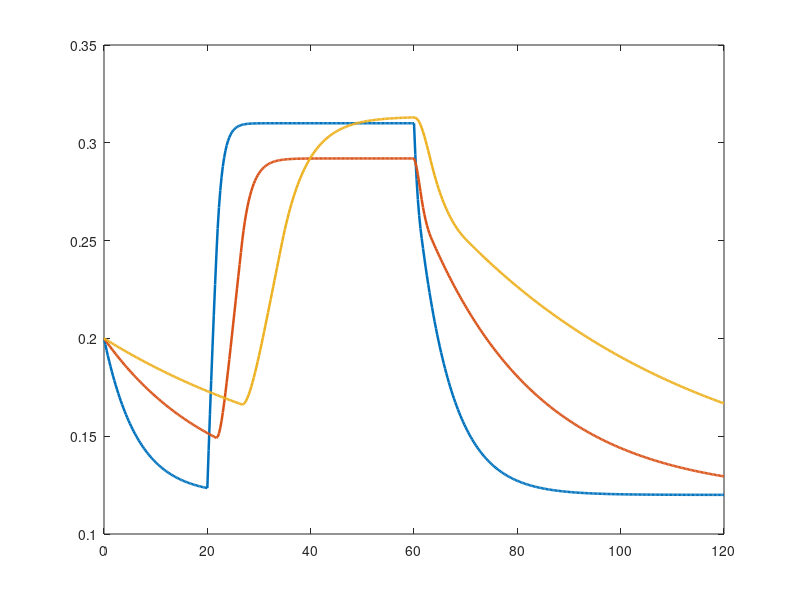

MATLAB code for this plot: (Note: this script raises an error after producing the figure.)
%% ============================================================
% 01_ReducedSoilWaterModel_V3
% AI-Driven Smart Irrigation
%
% Three-Layer Control-Oriented Soil Water Model
%
% Version: V3.0
%
% Main design principle:
%   Model soil water as physical storage:
%
%       S_i = theta_i * Z_i
%
%   instead of directly integrating theta dynamics.
%
% This version emphasizes:
%   1. Mass conservation
%   2. Physical storage bounds
%   3. Stable water transfer
%   4. Explicit infiltration
%   5. Explicit drainage
%   6. Soil-water stress
%
% This is still a reduced-order control model.
% The high-fidelity Richards model will be developed separately.
%
% ============================================================

clc;
clear;
close all;

%% ============================================================
% 1. Simulation Settings
% =============================================================

dt = 0.25;                         % [day]
T  = 120;                          % [day]

N = round(T/dt) + 1;

time = (0:N-1)' * dt;

%% ============================================================
% 2. Soil Parameters
% =============================================================

theta_r  = 0.078;                  % Residual water content [-]
theta_s  = 0.430;                  % Saturated water content [-]

theta_FC = 0.250;                  % Field capacity [-]
theta_WP = 0.120;                  % Wilting point [-]

%% ============================================================
% 3. Soil Layer Geometry
% =============================================================

Z1 = 0.10;                          % Layer 1 [m]
Z2 = 0.20;                          % Layer 2 [m]
Z3 = 0.30;                          % Layer 3 [m]

Z = [Z1; Z2; Z3];

root_depth = sum(Z);

%% ============================================================
% 4. Initial Conditions
% =============================================================

theta0 = [0.20; 0.20; 0.20];

% Convert volumetric water content to water storage [m]
S0 = theta0 .* Z;

S = zeros(N,3);

S(1,:) = S0';

%% ============================================================
% 5. Environmental Inputs
% =============================================================

% ------------------------------------------------------------
% Rainfall [mm/day]
% ------------------------------------------------------------

rainfall = zeros(N,1);

% Controlled first experiment:
% No rainfall.

% ------------------------------------------------------------
% Irrigation [mm/day]
% ------------------------------------------------------------

irrigation = zeros(N,1);

% Days 0-20       : 0 mm/day
% Days 20-60      : 8 mm/day
% Days 60-120     : 0 mm/day

irrigation(time >= 20 & time < 60) = 8;

% ------------------------------------------------------------
% Potential ET [mm/day]
% ------------------------------------------------------------

ET_potential = 4 * ones(N,1);

%% ============================================================
% 6. ET Distribution
% =============================================================

ET_fraction = [0.50; 0.30; 0.20];

%% ============================================================
% 7. Reduced-Order Water Transfer Parameters
% =============================================================

% Percolation coefficients [1/day]

kp12 = 0.80;

kp23 = 0.50;

kp3d = 0.20;

%% ============================================================
% 8. Maximum Surface Infiltration
% =============================================================

Kinf = 0.020;                       % [m/day] = 20 mm/day

%% ============================================================
% 9. Storage Limits
% =============================================================

S_min = theta_r .* Z;

S_max = theta_s .* Z;

S_FC = theta_FC .* Z;

S_WP = theta_WP .* Z;

%% ============================================================
% 10. Allocate Variables
% =============================================================

% Soil water storage [m]
S = zeros(N,3);

S(1,:) = S0';

% Volumetric water content [-]
theta = zeros(N,3);

theta(1,:) = theta0';

% Water fluxes [m/day]
infiltration = zeros(N,1);

runoff = zeros(N,1);

q12 = zeros(N,1);

q23 = zeros(N,1);

q3d = zeros(N,1);

% Actual ET [m/day]
ET_actual = zeros(N,3);

% Soil stress
soil_stress = zeros(N,3);

%% ============================================================
% 11. Main Simulation
% =============================================================

for k = 1:N-1

    % --------------------------------------------------------
    % Current storage
    % --------------------------------------------------------

    S_current = S(k,:)';

    % --------------------------------------------------------
    % External water input
    % --------------------------------------------------------

    I = irrigation(k) / 1000;       % [m/day]

    P = rainfall(k) / 1000;         % [m/day]

    water_input = I + P;

    % --------------------------------------------------------
    % 1. Surface infiltration
    % --------------------------------------------------------

    current_theta1 = ...
        S_current(1) / Z1;

    % Remaining storage capacity of layer 1
    remaining_capacity = ...
        S_max(1) - S_current(1);

    % Saturation-dependent infiltration capacity
    saturation_factor = ...
        (theta_s - current_theta1) / ...
        (theta_s - theta_FC);

    saturation_factor = ...
        min(max(saturation_factor,0),1);

    infiltration_capacity = ...
        Kinf * saturation_factor;

    potential_infiltration = ...
        min(water_input,infiltration_capacity);

    actual_infiltration = ...
        min(potential_infiltration / 1, ...
            remaining_capacity / dt);

    actual_infiltration = ...
        max(actual_infiltration,0);

    % Surface runoff
    surface_excess = ...
        max(0,water_input-actual_infiltration);

    infiltration(k) = actual_infiltration;

    runoff(k) = surface_excess;

    % Add infiltration to layer 1
    S_current(1) = ...
        S_current(1) + actual_infiltration*dt;

    % --------------------------------------------------------
    % 2. Calculate soil water stress
    % --------------------------------------------------------

    theta_current = ...
        S_current ./ Z;

    stress = ...
        (theta_current-theta_WP) ./ ...
        (theta_FC-theta_WP);

    stress = ...
        min(max(stress,0),1);

    soil_stress(k,:) = stress';

    % --------------------------------------------------------
    % 3. Actual evapotranspiration
    % --------------------------------------------------------

    ET_demand = ...
        (ET_potential(k)/1000) .* ...
        ET_fraction .* stress;

    for i = 1:3

        available_water = ...
            max(0,S_current(i)-S_min(i));

        ET_remove = ...
            min(ET_demand(i)*dt,available_water);

        S_current(i) = ...
            S_current(i)-ET_remove;

        ET_actual(k,i) = ...
            ET_remove/dt;

    end

    % --------------------------------------------------------
    % 4. Percolation: Layer 1 -> Layer 2
    % --------------------------------------------------------

    excess1 = ...
        max(0,S_current(1)-S_FC(1));

    potential_q12 = ...
        kp12 * excess1;

    max_transfer12 = ...
        S_current(1)-S_min(1);

    max_receive12 = ...
        S_max(2)-S_current(2);

    transfer12 = ...
        min(potential_q12*dt,max_transfer12);

    transfer12 = ...
        min(transfer12,max_receive12);

    transfer12 = ...
        max(transfer12,0);

    S_current(1) = ...
        S_current(1)-transfer12;

    S_current(2) = ...
        S_current(2)+transfer12;

    q12(k) = transfer12/dt;

    % --------------------------------------------------------
    % 5. Percolation: Layer 2 -> Layer 3
    % --------------------------------------------------------

    excess2 = ...
        max(0,S_current(2)-S_FC(2));

    potential_q23 = ...
        kp23 * excess2;

    max_transfer23 = ...
        S_current(2)-S_min(2);

    max_receive23 = ...
        S_max(3)-S_current(3);

    transfer23 = ...
        min(potential_q23*dt,max_transfer23);

    transfer23 = ...
        min(transfer23,max_receive23);

    transfer23 = ...
        max(transfer23,0);

    S_current(2) = ...
        S_current(2)-transfer23;

    S_current(3) = ...
        S_current(3)+transfer23;

    q23(k) = transfer23/dt;

    % --------------------------------------------------------
    % 6. Deep Drainage from Layer 3
    % --------------------------------------------------------

    excess3 = ...
        max(0,S_current(3)-S_FC(3));

    potential_q3d = ...
        kp3d * excess3;

    max_drainage = ...
        S_current(3)-S_min(3);

    drainage = ...
        min(potential_q3d*dt,max_drainage);

    drainage = ...
        max(drainage,0);

    S_current(3) = ...
        S_current(3)-drainage;

    q3d(k) = drainage/dt;

    % --------------------------------------------------------
    % 7. Final Physical Bounds
    % --------------------------------------------------------

    S_current = ...
        min(max(S_current,S_min),S_max);

    % --------------------------------------------------------
    % 8. Store New State
    % --------------------------------------------------------

    S(k+1,:) = S_current';

    theta(k+1,:) = ...
        (S_current ./ Z)';

end

%% ============================================================
% 12. Final Stress Values
% =============================================================

theta1 = theta(:,1);
theta2 = theta(:,2);
theta3 = theta(:,3);

stress1 = ...
    (theta1-theta_WP) ./ ...
    (theta_FC-theta_WP);

stress2 = ...
    (theta2-theta_WP) ./ ...
    (theta_FC-theta_WP);

stress3 = ...
    (theta3-theta_WP) ./ ...
    (theta_FC-theta_WP);

stress1 = min(max(stress1,0),1);
stress2 = min(max(stress2,0),1);
stress3 = min(max(stress3,0),1);

soil_stress = ...
    [stress1,stress2,stress3];

%% ============================================================
% 13. Actual ET
% =============================================================

ET_actual_total = ...
    sum(ET_actual,2);

%% ============================================================
% 14. Soil Water Storage
% =============================================================

storage = ...
    S(:,1) + S(:,2) + S(:,3);

%% ============================================================
% 15. Cumulative Fluxes
% =============================================================

cum_irrigation = ...
    cumsum(irrigation) * dt / 1000;

cum_rainfall = ...
    cumsum(rainfall) * dt / 1000;

cum_infiltration = ...
    cumsum(infiltration) * dt;

cum_runoff = ...
    cumsum(runoff) * dt;

cum_ET = ...
    cumsum(ET_actual_total) * dt;

cum_q3d = ...
    cumsum(q3d) * dt;

%% ============================================================
% 16. Water Balance
% =============================================================

initial_storage = storage(1);

water_balance_storage = ...
    initial_storage ...
    + cum_infiltration ...
    - cum_runoff ...
    - cum_ET ...
    - cum_q3d;

water_balance_error = ...
    storage-water_balance_storage;

%% ============================================================
% 17. Console Output
% =============================================================

fprintf('\n');
fprintf('====================================================\n');
fprintf(' REDUCED SOIL-WATER MODEL V3\n');
fprintf('====================================================\n');

fprintf('\nSimulation duration: %.1f days\n',T);

fprintf('Time step: %.2f day\n',dt);

fprintf('Root-zone depth: %.2f m\n',root_depth);

fprintf('\n----------------------------------------------------\n');
fprintf('Initial Soil Moisture\n');
fprintf('----------------------------------------------------\n');

fprintf('Layer 1: %.4f\n',theta1(1));
fprintf('Layer 2: %.4f\n',theta2(1));
fprintf('Layer 3: %.4f\n',theta3(1));

fprintf('\n----------------------------------------------------\n');
fprintf('Final Soil Moisture\n');
fprintf('----------------------------------------------------\n');

fprintf('Layer 1: %.4f\n',theta1(end));
fprintf('Layer 2: %.4f\n',theta2(end));
fprintf('Layer 3: %.4f\n',theta3(end));

fprintf('\n----------------------------------------------------\n');
fprintf('Minimum Soil Moisture\n');
fprintf('----------------------------------------------------\n');

fprintf('Layer 1: %.4f\n',min(theta1));
fprintf('Layer 2: %.4f\n',min(theta2));
fprintf('Layer 3: %.4f\n',min(theta3));

fprintf('\n----------------------------------------------------\n');
fprintf('Maximum Soil Moisture\n');
fprintf('----------------------------------------------------\n');

fprintf('Layer 1: %.4f\n',max(theta1));
fprintf('Layer 2: %.4f\n',max(theta2));
fprintf('Layer 3: %.4f\n',max(theta3));

fprintf('\n----------------------------------------------------\n');
fprintf('Water Fluxes\n');
fprintf('----------------------------------------------------\n');

fprintf('Total irrigation: %.2f mm\n', ...
    sum(irrigation)*dt);

fprintf('Total rainfall: %.2f mm\n', ...
    sum(rainfall)*dt);

fprintf('Total infiltration: %.2f mm\n', ...
    sum(infiltration)*dt*1000);

fprintf('Total runoff: %.2f mm\n', ...
    sum(runoff)*dt*1000);

fprintf('Total actual ET: %.2f mm\n', ...
    sum(ET_actual_total)*dt*1000);

fprintf('Total drainage: %.2f mm\n', ...
    sum(q3d)*dt*1000);

fprintf('\n----------------------------------------------------\n');
fprintf('Water Balance Verification\n');
fprintf('----------------------------------------------------\n');

fprintf('Maximum absolute error: %.6e m\n', ...
    max(abs(water_balance_error)));

fprintf('Maximum absolute error: %.6e mm\n', ...
    max(abs(water_balance_error))*1000);

%% ============================================================
% 18. Figure 1 - Soil Moisture
% =============================================================

figure( ...
    'Name','V3 - Soil Moisture Dynamics', ...
    'Color','w');

plot(time,theta1,'LineWidth',1.8);
hold on;

plot(time,theta2,'LineWidth',1.8);

plot(time,theta3,'LineWidth',1.8);

yline(theta_FC, ...
    '--','Field Capacity','LineWidth',1.2);

yline(theta_WP, ...
    '--','Wilting Point','LineWidth',1.2);

grid on;

xlabel('Time [day]');
ylabel('Volumetric Water Content [-]');

title('Three-Layer Soil Moisture Dynamics - V3');

legend( ...
    '\theta_1 - Surface', ...
    '\theta_2 - Middle', ...
    '\theta_3 - Root Zone', ...
    'Field Capacity', ...
    'Wilting Point', ...
    'Location','best');

ylim([0.05 0.45]);

%% ============================================================
% 19. Figure 2 - Irrigation
% =============================================================

figure( ...
    'Name','V3 - Irrigation', ...
    'Color','w');

stairs(time,irrigation, ...
    'LineWidth',1.8);

grid on;

xlabel('Time [day]');
ylabel('Irrigation [mm/day]');

title('Irrigation Input');

%% ============================================================
% 20. Figure 3 - ET
% =============================================================

figure( ...
    'Name','V3 - Evapotranspiration', ...
    'Color','w');

plot(time,ET_potential, ...
    'LineWidth',1.8);

hold on;

plot(time,ET_actual_total*1000, ...
    'LineWidth',1.8);

grid on;

xlabel('Time [day]');
ylabel('ET [mm/day]');

title('Potential and Actual Evapotranspiration');

legend( ...
    'Potential ET', ...
    'Actual ET', ...
    'Location','best');

%% ============================================================
% 21. Figure 4 - Internal Fluxes
% =============================================================

figure( ...
    'Name','V3 - Internal Fluxes', ...
    'Color','w');

plot(time,q12*1000, ...
    'LineWidth',1.8);

hold on;

plot(time,q23*1000, ...
    'LineWidth',1.8);

plot(time,q3d*1000, ...
    'LineWidth',1.8);

plot(time,infiltration*1000, ...
    'LineWidth',1.8);

grid on;

xlabel('Time [day]');
ylabel('Flux [mm/day]');

title('Soil Water Fluxes');

legend( ...
    'q_{12}', ...
    'q_{23}', ...
    'Drainage', ...
    'Infiltration', ...
    'Location','best');

%% ============================================================
% 22. Figure 5 - Soil Water Stress
% =============================================================

figure( ...
    'Name','V3 - Soil Water Stress', ...
    'Color','w');

plot(time,stress1,'LineWidth',1.8);
hold on;

plot(time,stress2,'LineWidth',1.8);

plot(time,stress3,'LineWidth',1.8);

grid on;

xlabel('Time [day]');
ylabel('Stress Factor [-]');

title('Soil Water Stress');

legend( ...
    'Layer 1', ...
    'Layer 2', ...
    'Layer 3', ...
    'Location','best');

ylim([0 1.05]);

%% ============================================================
% 23. Figure 6 - Water Balance
% =============================================================

figure( ...
    'Name','V3 - Water Balance', ...
    'Color','w');

plot(time,storage*1000, ...
    'LineWidth',1.8);

hold on;

plot(time,water_balance_storage*1000, ...
    '--','LineWidth',1.5);

grid on;

xlabel('Time [day]');
ylabel('Soil Water Storage [mm]');

title('Water Balance Verification');

legend( ...
    'Actual Storage', ...
    'Calculated Storage', ...
    'Location','best');

%% ============================================================
% 24. Save Results
% =============================================================

results = struct();

results.version = 'V3.0';

results.time = time;
results.dt = dt;
results.T = T;

results.theta = theta;
results.theta1 = theta1;
results.theta2 = theta2;
results.theta3 = theta3;

results.S = S;

results.theta_r = theta_r;
results.theta_s = theta_s;
results.theta_FC = theta_FC;
results.theta_WP = theta_WP;

results.Z = Z;

results.irrigation = irrigation;
results.rainfall = rainfall;

results.ET_potential = ET_potential;
results.ET_actual = ET_actual;
results.ET_actual_total = ET_actual_total;

results.soil_stress = soil_stress;

results.infiltration = infiltration;
results.runoff = runoff;

results.q12 = q12;
results.q23 = q23;
results.q3d = q3d;

results.storage = storage;

results.water_balance_storage = ...
    water_balance_storage;

results.water_balance_error = ...
    water_balance_error;

results.cumulative_irrigation = ...
    cum_irrigation;

results.cumulative_rainfall = ...
    cum_rainfall;

results.cumulative_infiltration = ...
    cum_infiltration;

results.cumulative_runoff = ...
    cum_runoff;

results.cumulative_ET = ...
    cum_ET;

results.cumulative_drainage = ...
    cum_q3d;

save( ...
    '01_ReducedSoilWaterModel_V3_Results.mat', ...
    'results');

fprintf('\n');
fprintf('====================================================\n');
fprintf('V3 simulation completed.\n');
fprintf('Results saved to:\n');
fprintf('01_ReducedSoilWaterModel_V3_Results.mat\n');
fprintf('====================================================\n');
